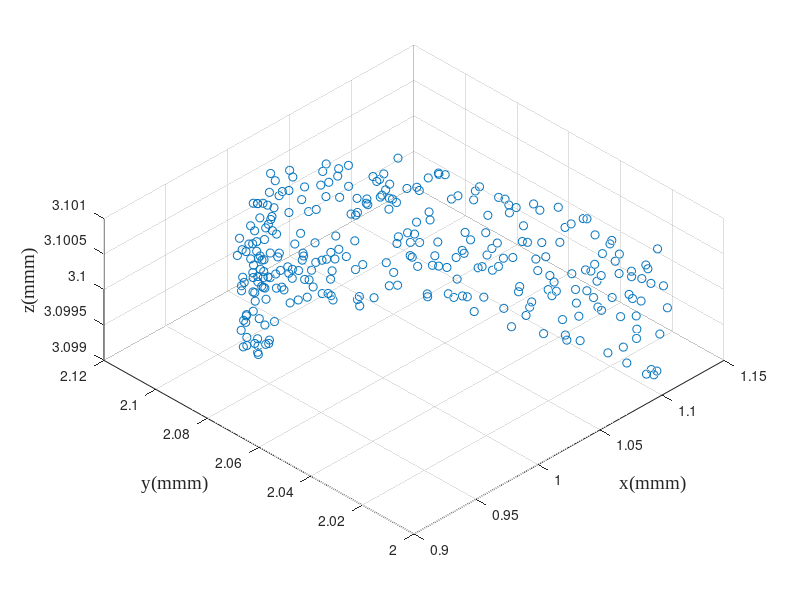

The MATLAB script that drew this image: (Note: this script raises an error after producing the figure.)
% 给定刀具波纹度拟合曲线和已加工曲面拟合曲线，给定残高，求各个刀位点的切宽
% 方案：先求切宽和残高的定量关系；然后考虑如何移动各个刀位点，微调来获得所要求的残高
close all;
clear; clc;
addpath(genpath('funcs'));

% global variables
% global textFontSize textFontType unit fitMethod paramMethod;
FitMethod = 'Levenberg-Marquardt';
ParamMethod = 'centripetal';
unit = 'mm';
textFontSize = 14;
textFontType = 'Times New Roman';

%% simulation initialization
debug = 3;
switch debug
    case 2 % 2D tool profile simulation
        cx0 = 0; % unit: mm
        cy0 = 0; % unit: mm
        r0 = 0.1; % unit: mm
        noise = 0.05;
        zNoise = 0.01;
        theta = linspace(0,2*pi/3,200);
        r = r0*(1 - noise + 2*noise*rand(1,length(theta)));
        toolOri(1,:) = r.*cos(theta) + cx0;
        toolOri(2,:) = r.*sin(theta) + cy0;
        toolOri(3,:) = zeros(1,length(theta));
        rmse0 = sqrt(...
                    sum(...
                        ((toolOri(1,:) - cx0).^2 + (toolOri(2,:) - cy0).^2 - r0^2).^2) ...
                /length(theta));
        clear theta r;
    case 3 % 3D tool profile simulation
        cx0 = 1; % unit:mm
        cy0 = 2; % unit:mm
        cz0 = 3; % unit:mm
        r0 = 0.1; % unit:mm
        noise = 0.05;
        zNoise = 0.01;
        theta = linspace(0,2*pi/3,300);
        r = r0*(1 - noise + 2*noise*rand(1,length(theta)));
        toolOri(1,:) = cx0 + r.*cos(theta);
        toolOri(2,:) = cy0 + r.*sin(theta);
        toolOri(3,:) = cz0 + r0*(1 - zNoise + 2*zNoise*rand(1,length(theta)));
        rmse0 = sqrt( ...
            sum((toolOri - ndgrid([cx0;cy0;cz0],1:length(theta)).^2),2) ...
            /length(theta));
        clear theta r;
    otherwise
        toolInput = inputdlg({'Tool fitting method','Tool parameterization method', ...
            'Unit','Font type in figure','Font size in figure'}, ...
            'Tool Processing Input', ...
            [1 20; 1 20; 1 20; 1 20; 1 20], ...
            {'Levenberg-Marquardt','centripetal','\mu m','Times New Roman','14'}, ...
            'WindowStyle');
        FitMethod = toolInput{1};
        ParamMethod = toolInput{2};
        unit = toolInput{3};
        textFontType = toolInput{4};
        textFontSize = str2double(toolInput{5});
        % tool measurement file loading
        [fileName,dirName] = uigetfile({ ...
            '*.mat','MAT-files(*.mat)'; ...
            '*.txt','text-files(*.txt)'; ...
            '*.*','all files(*.*)'...
            }, ...
            'Select one tool tip measurement data', ...
            'Tool\', ...
            'MultiSelect','off');
        pathName = fullfile(dirName,fileName);
        dataOri = load(pathName); % load from file, n*2 matrix
        % data pre-processing
        toolOri = dataOri;
end

f1 = figure('Name','original scatters of the tool');
scatter3(toolOri(1,:),toolOri(2,:),toolOri(3,:));
hold on; grid on;
% axis equal;
xlabel(['x(',unit,'m)'],'FontSize',textFontSize,'FontName',textFontType);
ylabel(['y(',unit,'m)'],'FontSize',textFontSize,'FontName',textFontType);
zlabel(['z(',unit,'m)'],'FontSize',textFontSize,'FontName',textFontType);
view(-45,60);
clear theta theta1 theta2;

%% 由(x,y)图获得刃口圆心半径以及波纹度函数
[~,radius,includedAngle,toolFit,rmseLsc] = toolFit3D(toolOri,FitMethod);
% plot the fitting results
f2 = figure('Name','tool sharpness fitting result');
xLim = 1.1*max(toolFit(1,:));
quiver(-xLim,0,2*xLim,0,'AutoScale','off','Color',[0,0,0],'MaxHeadSize',0.1); % X axis
hold on;
text(0.9*xLim,-.05*radius,'x','FontSize',textFontSize,'FontName',textFontType);
quiver(0,-0.2*radius,0,1.3*radius,'AutoScale','off','Color',[0,0,0],'MaxHeadSize',0.1); % Y axis
text(0.05*xLim,1.2*radius,'y','FontSize',textFontSize,'FontName',textFontType);
plot(toolFit(1,:),toolFit(2,:),'Color',[0,0.45,0.74]); % tool edge scatters
theta = (pi/2 - includedAngle/2):0.01:(pi/2 + includedAngle/2);
xtmp = radius*cos(theta);
ytmp = radius*sin(theta);
plot(xtmp,ytmp,'Color',[0.85,0.33,0.10]); % tool edge circle
scatter(0,0,'MarkerFaceColor',[0.85,0.33,0.10],'MarkerEdgeColor',[0.85,0.33,0.10]); % tool edge center
quiver(0,0,0,0.5*radius,'AutoScale','off','Color',[0.93,0.69,0.13], ...
    'LineWidth',2.5,'MaxHeadSize',0.3); % tool edge normal
line([0,xtmp(1)],[0,ytmp(1)],'LineStyle','--','Color',[0.85,0.33,0.10]);
line([0,xtmp(end)],[0,ytmp(end)],'LineStyle','--','Color',[0.85,0.33,0.10]);
% xlim([-1.1*xLim,1.1*xLim]);
axis equal;
% set(gca,'TickLabelInterpreter','tex');
xlabel(['x(',unit,'m)'],'FontSize',textFontSize,'FontName',textFontType);
ylabel(['y(',unit,'m)'],'FontSize',textFontSize,'FontName',textFontType);
legend('','','tool edge','tool fitting arc','tool center', ...
    'tool normal vector','Location','northeast');
clear xtmp ytmp theta xLim; % 删除画图的临时变量

% Cartesian coordinate to cylindrical coordinate
toolTheta = atan2(toolFit(2,:),toolFit(1,:));
toolR = vecnorm(toolFit,2,1);
figure('name','tool curve');
tiledlayout(2,1);
nexttile;
plot(toolTheta*180/pi,toolR); hold on;
title('tool curve','FontSize',textFontSize,'FontName',textFontType);
ylabel({'polar diameter',['(',unit,'m)']},'FontSize',textFontSize,'FontName',textFontType);
nexttile;
plot(toolTheta*180/pi,toolR - radius); hold on;
title('tool waviness','FontSize',textFontSize,'FontName',textFontType);
ylabel({'polar diameter error',['(',unit,'m)']},'FontSize',textFontSize,'FontName',textFontType);
xlabel('central angle\theta(°)','FontSize',textFontSize,'FontName',textFontType);

%% 车刀轮廓插值 two methods to interpolate
k = 3; % degree of the B-spline
u = 0:0.0002:1;
nPts = length(u);

% B-spline interpolate in the polar coordinate
[toolPt,toolBform] = bsplinePts_spapi(toolFit,k,u, ...
    'ParamMethod',ParamMethod,'CoordinateType','Cartesian'); 
toolCpts = toolBform.coefs;

% [toolCpts,U] = bSplineCpts(toolFit',k,'chord');
% toolDim = size(toolCpts,2);
% toolPt2 = zeros(nPts,toolDim);
% for i = 1:nPts
%     toolPt2(i,:) = bSplinePt(toolCpts,k,u(i),U);
% end
% toolPt2 = toolPt2';
% 
% plot the difference between the two
% figure('Name','Comparison between the self function and the Mathworks ons');
% tiledlayout(2,1,"TileSpacing","tight","Padding","tight");
% nexttile;
% plot(u',toolPt2(1,:) - toolPt(1,:)); hold on;
% ylabel('\Delta x');
% nexttile;
% plot(u',toolPt2(2,:) - toolPt(2,:)); hold on;
% ylabel('\Delta y');
% xlabel('u');

% plot the interpolation results
figure('Name','Tool Interpolation Results');
plot(toolFit(1,:),toolFit(2,:),'--.', ...
    'MarkerSize',8,'Color',[0,0.447,0.741]); hold on;
plot(toolCpts(1,:),toolCpts(2,:),'x','Color',[0.32,0.55,0.19],'MarkerSize',5);
plot(toolPt(1,:),toolPt(2,:),'Color',[0.635,0.078,0.184]);
axis equal
legend('Measured Pts','Control Pts','Fitting Pts','Location','best');

% plot the interpolation error
% figure('Name','Tool interpolation Error');

%% save the tool interpolation results
center = [0;0;0];
toolPt = [toolPt(1,:);zeros(1,nPts);toolPt(2,:)]; % get
toolEdgeNorm = [0;0;1];
toolDirect = [0;1;0];
[toolFileName,toolDirName,toolFileType] = uiputfile({ ...
        '*.mat','MAT-file(*.mat)'; ...
        '*.txt','text-file(.txt)';...
        '*.*','all file(*.*)';...
        }, ...
        'Select the directory and filename to save the tool model', ...
        ['output_data/tool/toolTheo',datestr(now,'yyyymmddTHHMMSS'),'.mat']);
toolFile = fullfile(toolDirName,toolFileName);
switch toolFileType
    case 0 % no saving files
        msgfig = msgbox("No tool model saved","Warning","warn","modal");
        uiwait(msgfig);
    case 1 % *.mat
        Comments = cell2mat(inputdlg( ...
            'Enter Comment of the tool model:', ...
            'Saving Comments', ...
            [5 60], ...
            string(datestr(now))));
        save(toolFile,"Comments","unit","FitMethod","ParamMethod", ... % comments and notes
            "center","radius","includedAngle", ... % tool fitting results
            "toolEdgeNorm","toolDirect","toolBform", ... % tool interpolation results
            "toolPt","toolFit"); % auxiliary data
        % toolPt, toolCpts, toolFit are useless in the following process at present
    otherwise
        msgfig = msgbox("File type error","Error","error","modal");
        uiwait(msgfig);
end

%%
% rmpath(genpath('funcs'));
